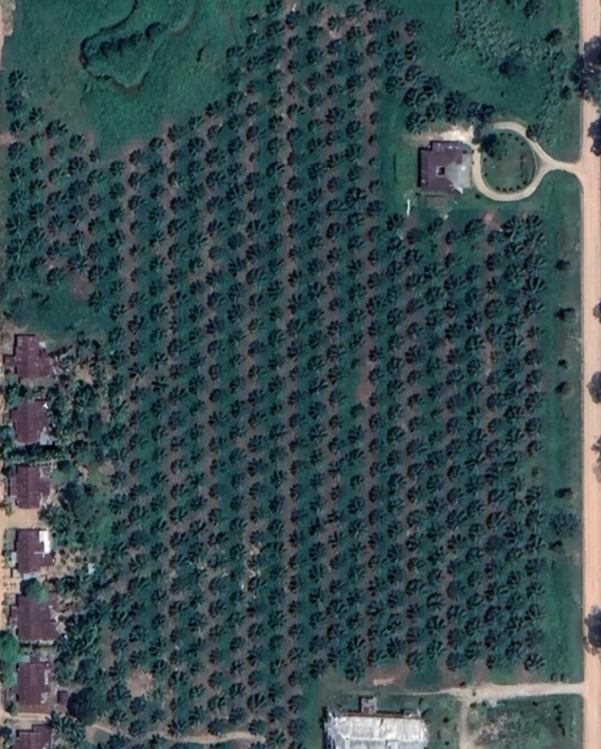
#> input picture Kursus Computer Vision/Pertemuan_3/sample4.tif, 601 x 749 px
$ jupyter execute '3.2 Canny Edge Detection.ipynb'   (shell and % lines are left out)
#> lines starting #> are read from the running program, lines starting #| are printed output that depends on the picture; after the words box and inside, x2 and y2 are one past the last pixel; in counts of white or black regions, pixels touching at a corner belong together
# 3.2 Canny Edge Detection
___

[cell 1]
# import opencv library
import cv2

# import numpy library
import numpy as np

<br><br><br><br>

- <font color="orange">Canny Edge detection</font> is most popular edge detection algorithm.
- Can be used to <font color="orange">find the edges of objects</font> in the image.
- Canny Edge detection is illustrated as follows,<br><br>
<br><br>
- function `cv2.Canny(img, threshMin, threshMax)`
- parameter :
    - `img` : input image
    - `threshMin` : The lower threshold. Edges weaker than this value are completely ignored and treated as non-edges.
    - `threshMax` : The upper threshold. Edges stronger than this value are definitely kept as true edges.

[cell 2]
# read image 'sample4.tif'
img = cv2.imread('sample4.tif')
#> img is the input picture: shape (749, 601, 3); mean B, G, R 79.6, 76.5, 57.2

# convert to Gray
gray_img = cv2.cvtColor(img, cv2.COLOR_BGR2GRAY)
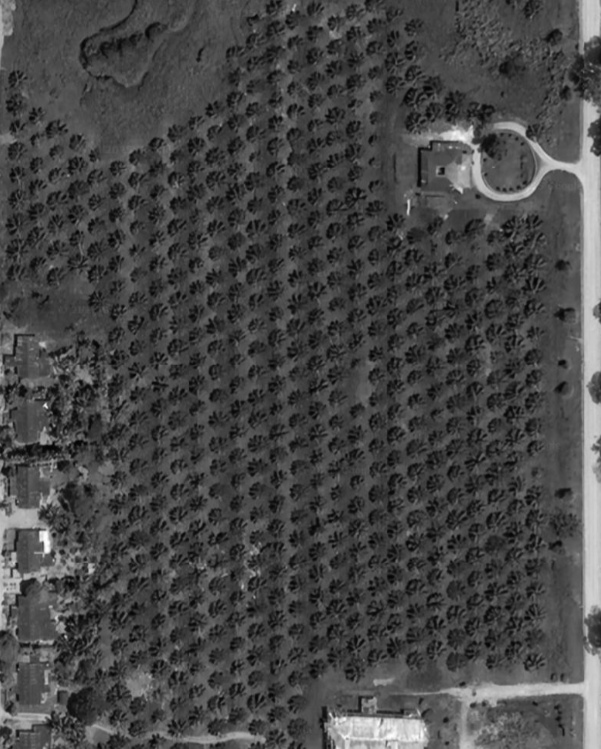
#> gray_img: shape (749, 601); min 3, max 255, mean 71.1


# apply Gaussian Blur to reduce noise and improve edge detection
gaussian_blur_img = cv2.GaussianBlur(gray_img, (15, 15), 0, 0)
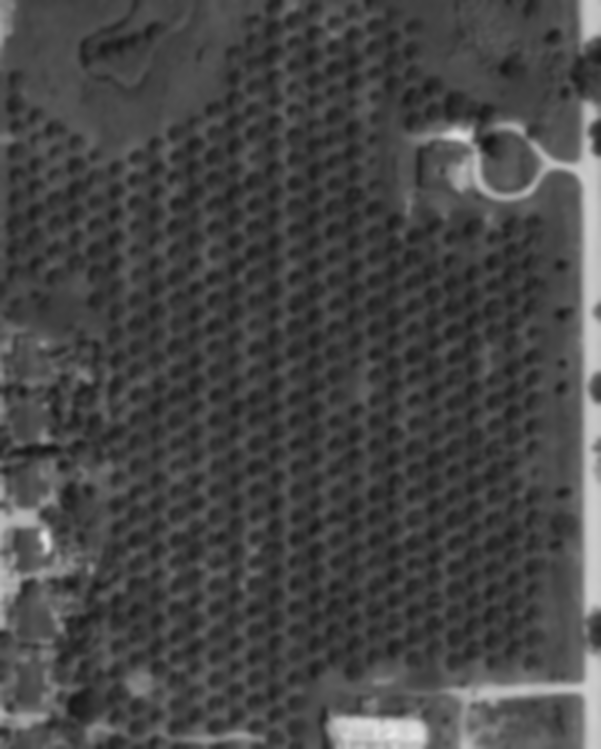
#> gaussian_blur_img: shape (749, 601); min 21, max 232, mean 71.1


# apply canny edge detection from the blurred image
edged_img = cv2.Canny(gaussian_blur_img, 17, 35)
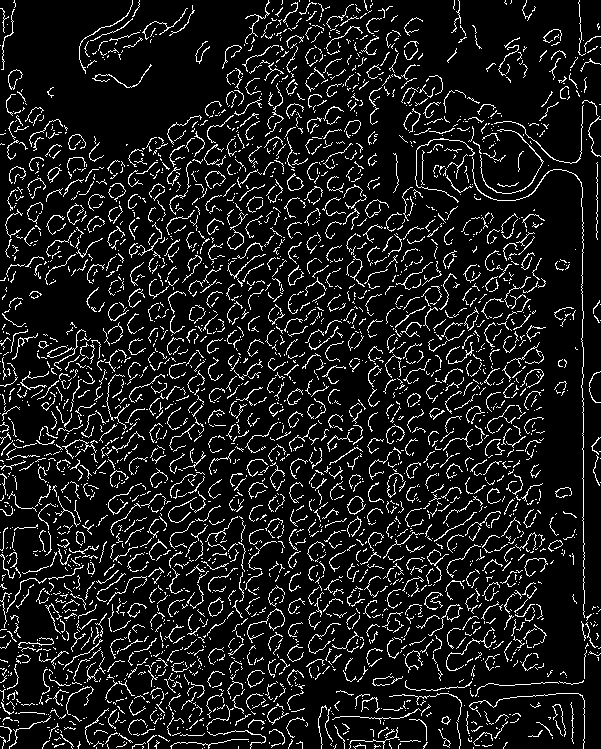
#> edged_img: shape (749, 601); 10.2% white in thin lines or dots


# display images
cv2.imshow('Original Image', img)
cv2.imshow('Edge Image', edged_img)
cv2.waitKey(0)
cv2.destroyAllWindows()

- use the following command to easily find canny edge detection parameters and proper gaussian blur kernel size

- what if we perform color thresholding first after smoothing, then apply canny edge detection?

[cell 3]
# define thresholding range for palm oil tree in HSV space
lower = np.array([88, 0, 0])
upper = np.array([120, 255, 61])


# read the image sample4.tif
img = cv2.imread("sample4.tif")


# apply gaussian blur with 7x7 kernel size with sigmaX=0 and sigmaY=0
# bigger kernel size means more blur effect
gaussian_blur_img = cv2.GaussianBlur(img, (9, 9), 0, 0)
#> gaussian_blur_img: shape (749, 601, 3)


# convert BGR image to HSV Image
hsv_img = cv2.cvtColor(gaussian_blur_img, cv2.COLOR_BGR2HSV)
#> hsv_img: shape (749, 601, 3); mean H, S, V 92, 91.6, 81.9


# apply range thresholding
mask_img = cv2.inRange(hsv_img, lower, upper)
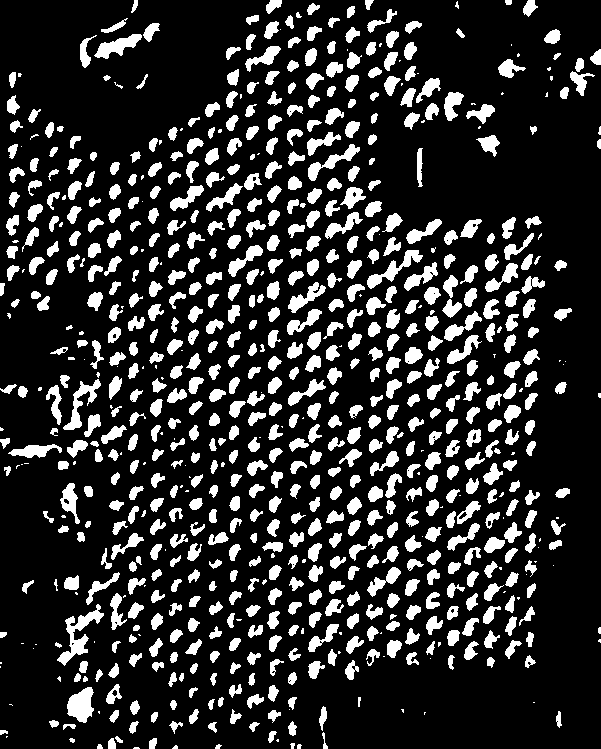
#> mask_img: shape (749, 601); 18.8% white; 790 white regions (131 under 20 px), largest, box (x1, y1, x2, y2) and area: (57, 604, 104, 666) 833, (67, 687, 94, 723) 657, (367, 250, 423, 289) 576
result_img = cv2.bitwise_and(img, img, mask= mask_img)
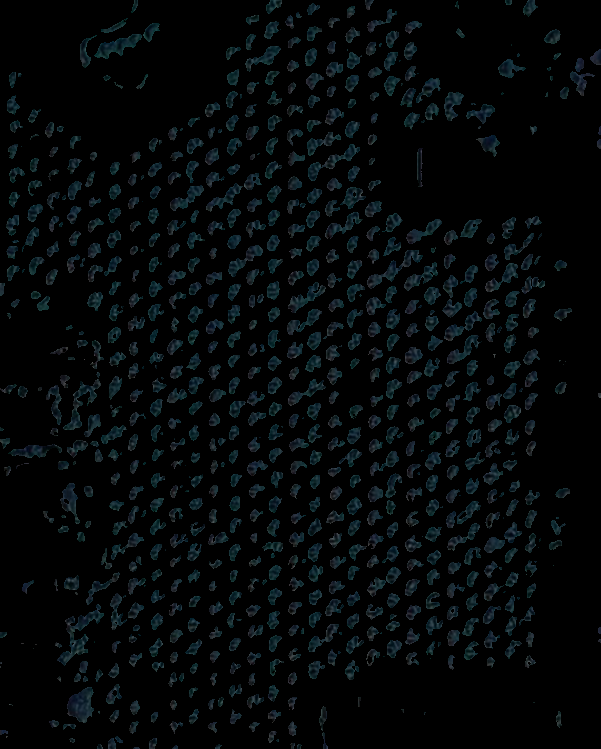
#> result_img: shape (749, 601, 3); mean B, G, R 8.8, 7.6, 4.3


# apply Gaussian Blur to reduce noise and improve edge detection
gaussian_blur_img_2 = cv2.GaussianBlur(result_img, (15, 15), 0, 0)
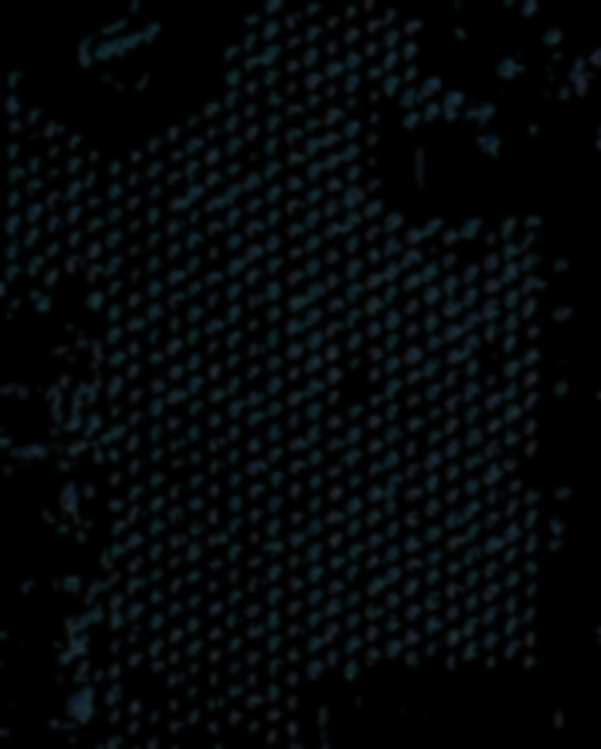
#> gaussian_blur_img_2: shape (749, 601, 3); mean B, G, R 8.8, 7.6, 4.2


# apply canny edge detection from the blurred image
edged_img = cv2.Canny(gaussian_blur_img_2, 17, 35)
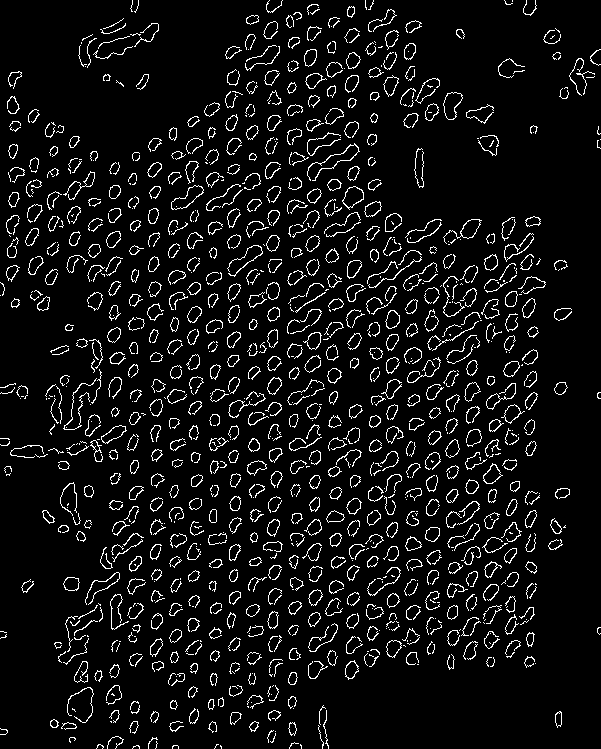
#> edged_img: shape (749, 601); 7% white in thin lines or dots


# display images
cv2.imshow('original image', img)
cv2.imshow('mask image', mask_img)
cv2.imshow('Range thresholding + gaussian blur result', result_img)
cv2.imshow('Edge Image', edged_img)
cv2.waitKey(0)
cv2.destroyAllWindows()

$ run again, with Kursus Computer Vision/Pertemuan_3/sample1.tif copied over Kursus Computer Vision/Pertemuan_3/sample4.tif
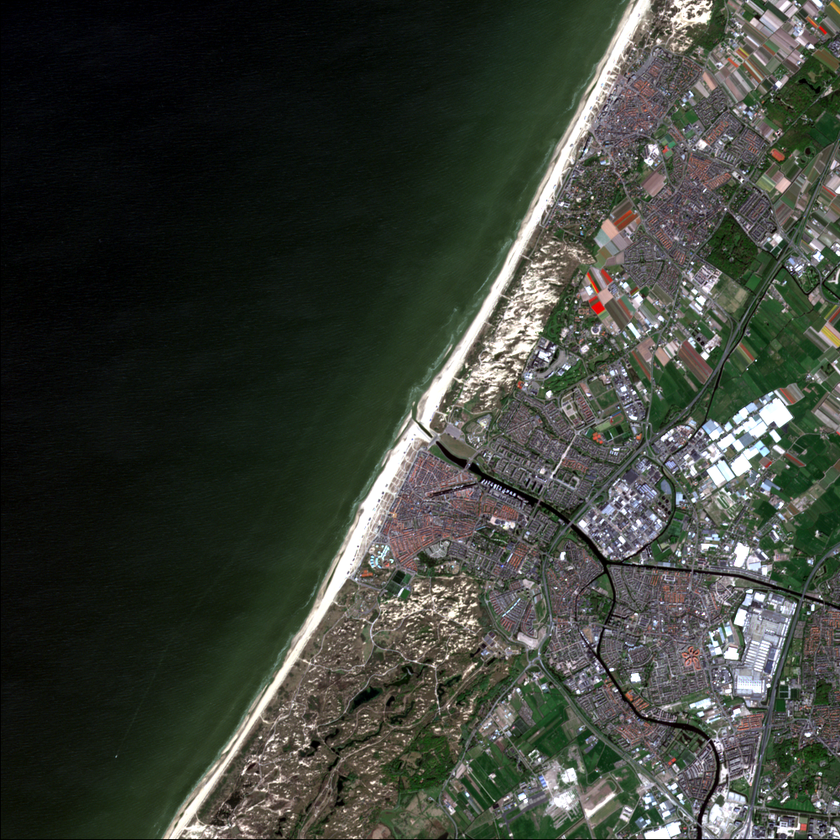
#> input picture Kursus Computer Vision/Pertemuan_3/sample1.tif, 840 x 840 px, shrunk from 1001 x 1001 before the run
#> img is the input picture: shape (840, 840, 3); mean B, G, R 56, 64.1, 59.6
#> `edged_img = cv2.Canny(gaussian_blur_img, 17, 35)`:
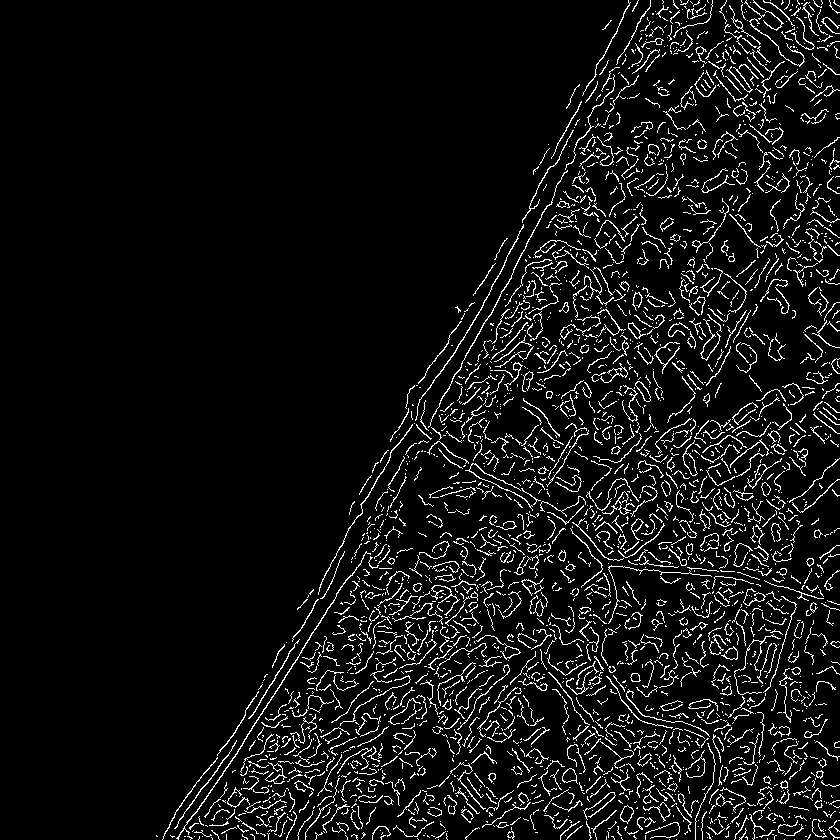
#> edged_img: shape (840, 840); 6.8% white in thin lines or dots, all inside (x1, y1, x2, y2) = (156, 0, 840, 840)
#> hsv_img: shape (840, 840, 3); mean H, S, V 65.1, 70.7, 66.9
#> mask_img: shape (840, 840); 10% white; 250 white regions (217 under 20 px), largest, box (x1, y1, x2, y2) and area: (0, 0, 336, 428) 68168, (95, 319, 116, 342) 206, (123, 285, 133, 314) 124
#> `result_img = cv2.bitwise_and(img, img, mask= mask_img)`:
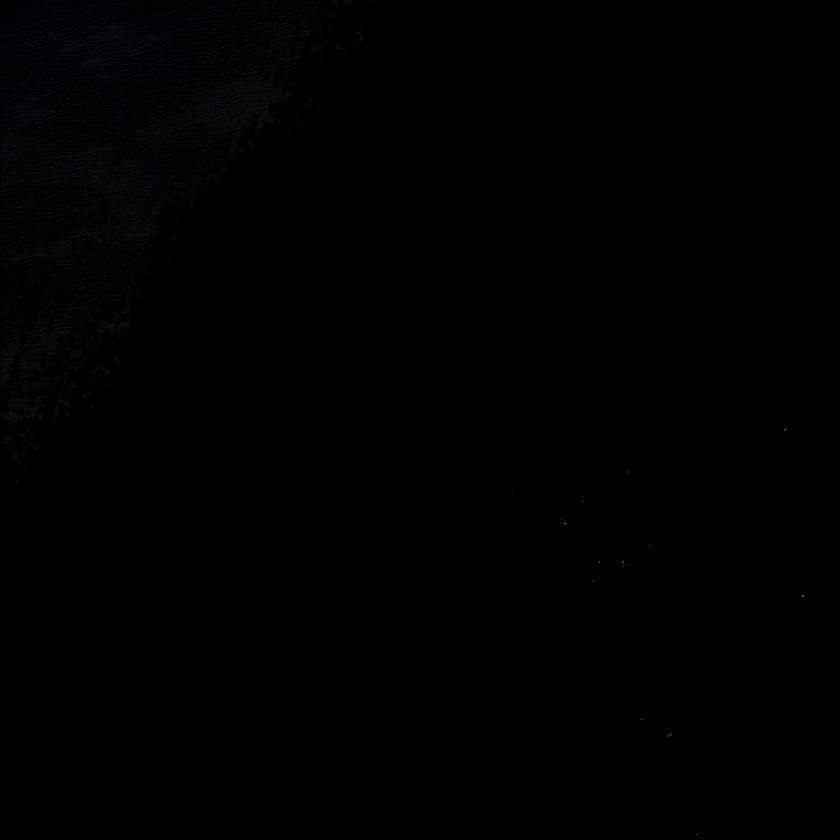
#> result_img: shape (840, 840, 3); mean B, G, R 0.7, 0.5, 0.4

$ run again, with Kursus Computer Vision/Pertemuan_3/sample2.tif copied over Kursus Computer Vision/Pertemuan_3/sample4.tif
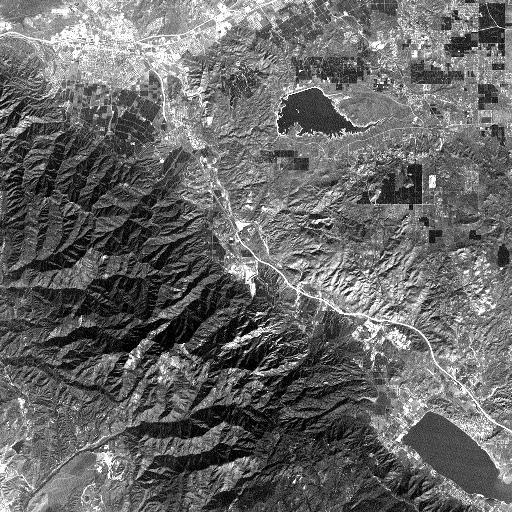
#> input picture Kursus Computer Vision/Pertemuan_3/sample2.tif, 512 x 512 px
#> img is the input picture: shape (512, 512, 3); min 0, max 255, mean 104.1
#> `gaussian_blur_img = cv2.GaussianBlur(gray_img, (15, 15), 0, 0)`:
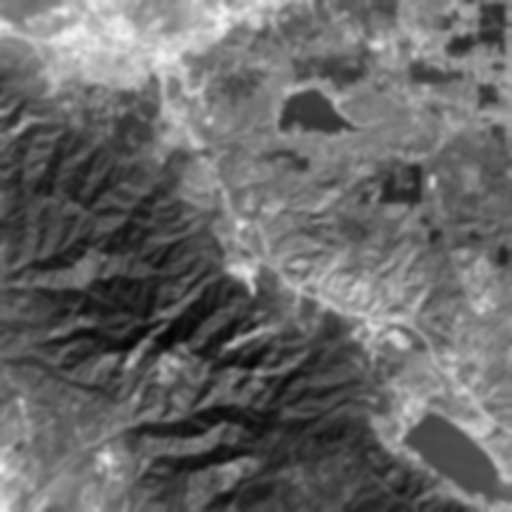
#> gaussian_blur_img: shape (512, 512); min 3, max 241, mean 104.1
#> `edged_img = cv2.Canny(gaussian_blur_img, 17, 35)`:
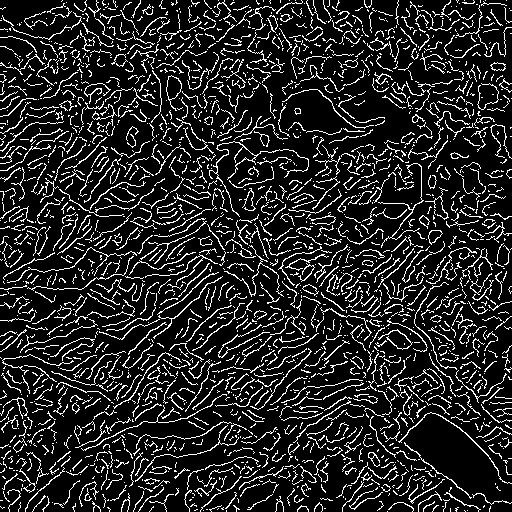
#> edged_img: shape (512, 512); 14.7% white in thin lines or dots
#> hsv_img: shape (512, 512, 3); mean H, S, V 0, 0, 104.1
#> mask_img: shape (512, 512); every value is 0
#> result_img: shape (512, 512, 3); every value is 0

$ run again, with Kursus Computer Vision/Pertemuan_3/noisy_jet.png saved as Kursus Computer Vision/Pertemuan_3/sample4.tif
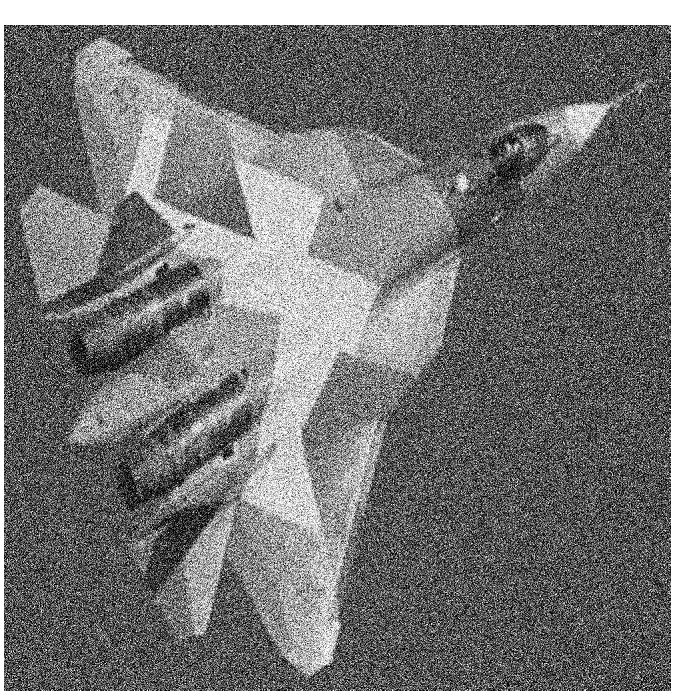
#> input picture Kursus Computer Vision/Pertemuan_3/noisy_jet.png, 675 x 698 px
#> img is the input picture: shape (698, 675, 3); min 0, max 255, mean 116.7
#> `edged_img = cv2.Canny(gaussian_blur_img, 17, 35)`:
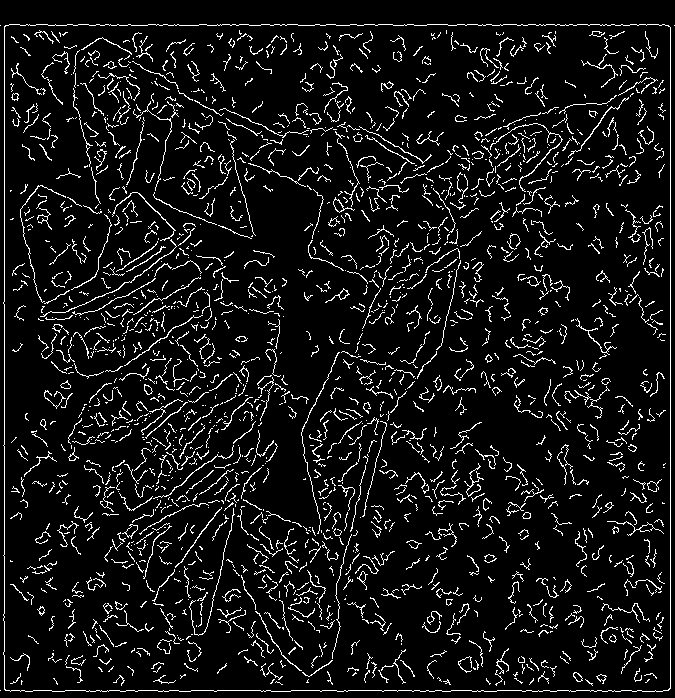
#> edged_img: shape (698, 675); 8% white in thin lines or dots
#> hsv_img: shape (698, 675, 3); mean H, S, V 0, 0, 116.7
#> mask_img: shape (698, 675); every value is 0
#> result_img: shape (698, 675, 3); every value is 0
